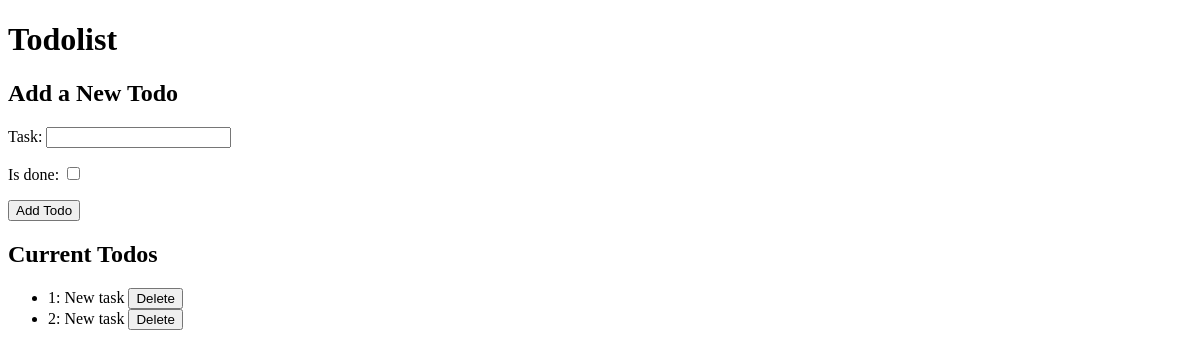
/todos/, run on an earlier commit of the app's database.
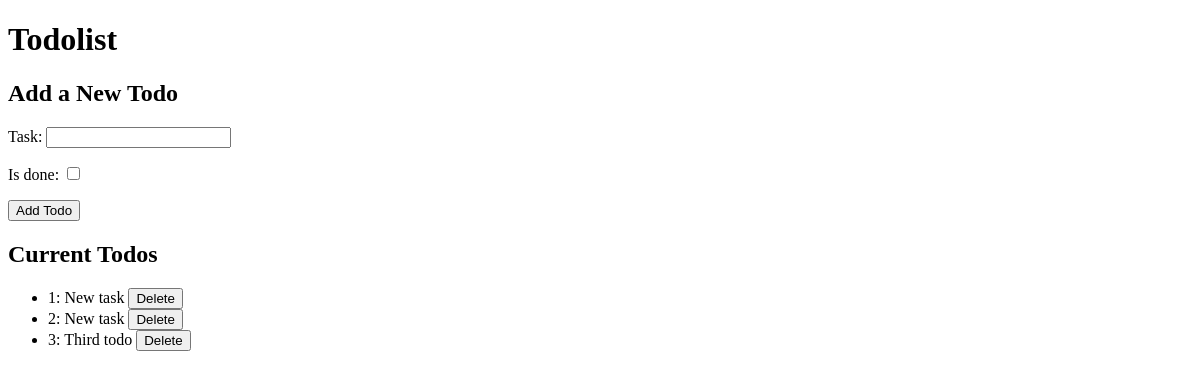
And on a later commit of the database.
### todos/models.py (models this page shows, shortened)
class Todo(models.Model):
  task = models.CharField(max_length=50)
  is_done = models.BooleanField(default=False)
  created_at = models.DateTimeField(auto_now_add=True)
  updated_at = models.DateField(auto_now=True)

### todos/views.py (the view)
# urls.py: path('todos/', todo_list, name='todo_list')
def todo_list(request):
  if request.method == 'POST':
    if 'add_todo' in request.POST:
      form = TodoForm(request.POST)
      if form.is_valid():
        form.save()
        return redirect('todo_list')
    if 'delete_todo' in request.POST:
      todo_id = request.POST.get('todo_id')
      todo = get_object_or_404(Todo, id=todo_id)
      todo.delete()
      return redirect('todo_list')
  else:
    form = TodoForm()
  todos = Todo.objects.all()
  return render(request, 'todo_list.html', {'todos': todos, 'form': form})

### todos/forms.py
class TodoForm(forms.ModelForm):
  class Meta:
    model = Todo
    fields = ['task', 'is_done']

### todos/templates/todo_list.html (shortened to what this page needs)
<!DOCTYPE html>
<html lang="en">
<head>
</head>
<body>
  <h1>Todolist</h1>
  <h2>Add a New Todo</h2>
  <form action="" method="post">
    {{ form.as_p }}
    <button type="submit">Add Todo</button>
  </form>
  <h2>Current Todos</h2>
  <ul>
    {% for todo in todos %}
      <li>
        {{todo.id}}: {{todo.task}}
        <form action="{% url 'todo_list' %}" method="post" style="display:inline">
          <button type="submit" name="delete_todo">Delete</button>
        </form>
      </li>
    {% endfor %}
  </ul>
</body>
</html>

What changed in the data, as far as the page shows it:
added Todo: id "3", task "Third todo"
